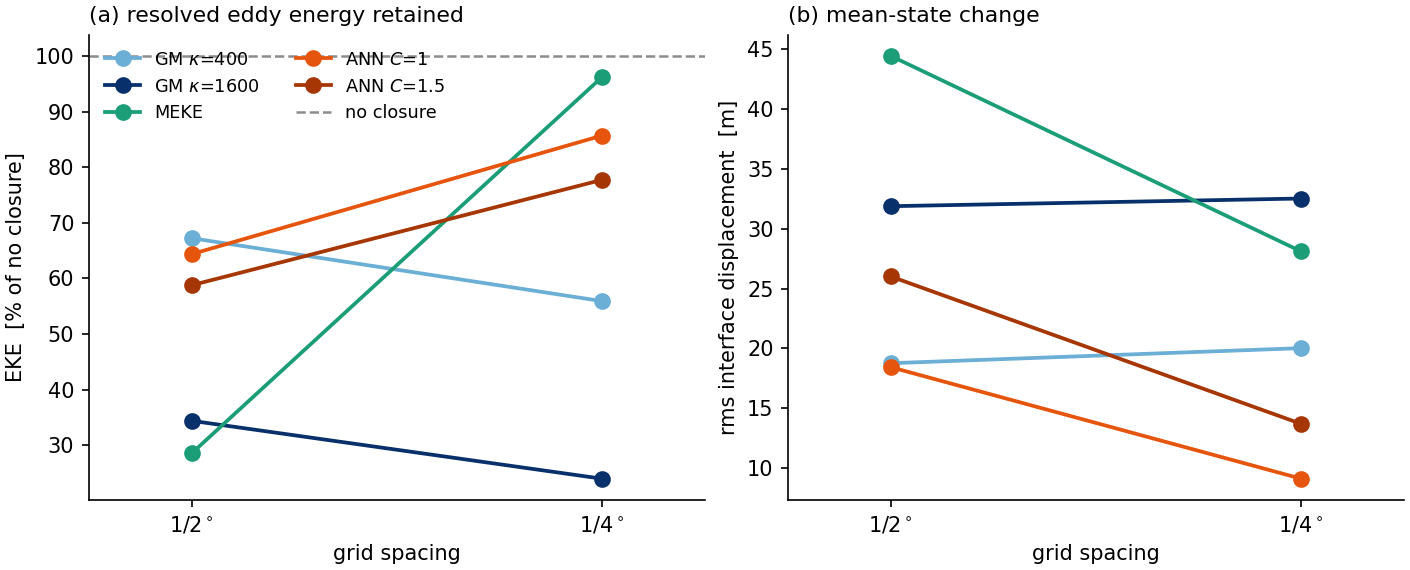

The script that saved this image:
"""NW2 closure comparison across the resolution ladder: 1/2 degree vs 1/4 degree.

The channel (Sec 4.1) found a two-regime result: at coarse resolution the closures separate on the
MEAN STATE, and at eddy-permitting resolution they separate on whether they DESTROY THE RESOLVED
EDDIES. This asks whether the same holds in NW2, where the two rungs are R2 (1/2 deg, marginally
eddy-permitting) and R4 (1/4 deg, clearly eddy-permitting), both branched from the same day-30001
state in the same configuration.

Metrics, all relative to each rung's own unparameterized run:
  EKE %bare  -- resolved eddy energy retained (snapshot variance, thickness weighted)
  rms d(e)   -- rms interface displacement, i.e. how much the closure moves the mean state
  ACC        -- circumpolar transport"""
import numpy as np, xarray as xr, glob
import matplotlib as mpl; mpl.use("Agg")
import matplotlib.pyplot as plt

RUNS = ["bare", "GM400", "GM1600", "MEKE", "ANN_c1p0", "ANN_c1p5"]
RUNGS = [("1/2$^\\circ$", "/scratch/db194/mom6/jul2026_nw2"),
         ("1/4$^\\circ$", "/scratch/db194/mom6/jul2026_nw2_R4")]
RHO0, NWIN = 1035.0, 5

def metrics(base, r):
    lm = sorted(glob.glob(f"{base}/{r}/output/longmean_*.nc"))[-NWIN:]
    sn = sorted(glob.glob(f"{base}/{r}/output/snapshots_*.nc"))[-NWIN:]
    e = np.mean([xr.open_dataset(f, decode_times=False)["e"].mean("time").values for f in lm], axis=0)
    acc = np.mean([float(np.nanmax(np.abs(np.nansum(
        xr.open_dataset(f, decode_times=False)["uh"].mean("time").values, axis=(0, 1))))/1e6) for f in lm])
    eke = []
    for f in sn:
        d = xr.open_dataset(f, decode_times=False)
        u, v, h = d["u"].values, d["v"].values, d["h"].values; d.close()
        uc = 0.5*(u[..., :-1]+u[..., 1:]); vc = 0.5*(v[:, :, :-1, :]+v[:, :, 1:, :])
        KE = 0.5*np.nanmean((uc**2+vc**2)*h, 0)
        um, vm, hm = np.nanmean(uc, 0), np.nanmean(vc, 0), np.nanmean(h, 0)
        eke.append(float(np.nansum(KE - 0.5*(um**2+vm**2)*hm)/np.nansum(hm)))
    return e, np.mean(eke), acc

out = {}
for lab, base in RUNGS:
    e0, k0, a0 = metrics(base, "bare")
    for r in RUNS:
        e, k, a = metrics(base, r)
        out[(lab, r)] = dict(eke=100*k/k0, de=float(np.sqrt(np.nanmean((e-e0)**2))), acc=a)
    print(f"--- {lab}: bare EKE {k0:.4e}, ACC {a0:.1f} Sv", flush=True)

print(f"\n{'run':<10}" + "".join(f"{l+' EKE%':>12}{l+' rms de':>13}" for l, _ in RUNGS))
for r in RUNS:
    row = "".join(f"{out[(l,r)]['eke']:>11.0f}%{out[(l,r)]['de']:>13.1f}" for l, _ in RUNGS)
    print(f"{r:<10}{row}")

mpl.rcParams.update({"font.size": 10, "axes.titlesize": 10.5, "legend.fontsize": 8.5})
COL = {"GM400": "#6baed6", "GM1600": "#08306b", "MEKE": "#1b9e77",
       "ANN_c1p0": "#e6550d", "ANN_c1p5": "#a63603"}
LAB = {"GM400": "GM $\\kappa$=400", "GM1600": "GM $\\kappa$=1600", "MEKE": "MEKE",
       "ANN_c1p0": "ANN $C$=1", "ANN_c1p5": "ANN $C$=1.5"}
fig, ax = plt.subplots(1, 2, figsize=(9.4, 3.8), constrained_layout=True)
x = [0, 1]
for r in RUNS[1:]:
    ax[0].plot(x, [out[(l, r)]["eke"] for l, _ in RUNGS], "-o", color=COL[r], lw=1.8, ms=7, label=LAB[r])
    ax[1].plot(x, [out[(l, r)]["de"] for l, _ in RUNGS], "-o", color=COL[r], lw=1.8, ms=7)
ax[0].axhline(100, color="#8c8c8c", ls="--", lw=1.2, label="no closure")
for a, t, yl in [(ax[0], "(a) resolved eddy energy retained", "EKE  [% of no closure]"),
                 (ax[1], "(b) mean-state change", "rms interface displacement  [m]")]:
    a.set_xticks(x); a.set_xticklabels([l for l, _ in RUNGS]); a.set_title(t, loc="left")
    a.set_ylabel(yl); a.set_xlabel("grid spacing"); a.spines[["top", "right"]].set_visible(False)
    a.set_xlim(-0.25, 1.25)
ax[0].legend(frameon=False, ncol=2)
png = "/home/db194/ANN-momentum-buoyancy-mesoscale/src/training-on-CM2.6/scripts/nw2_ladder.png"
fig.savefig(png, dpi=150)
fig.savefig("/home/db194/mesoscale_b_ml_parameterization/figures/nw2_ladder.pdf", dpi=300, bbox_inches="tight")
print("wrote", png, "+ paper PDF")
